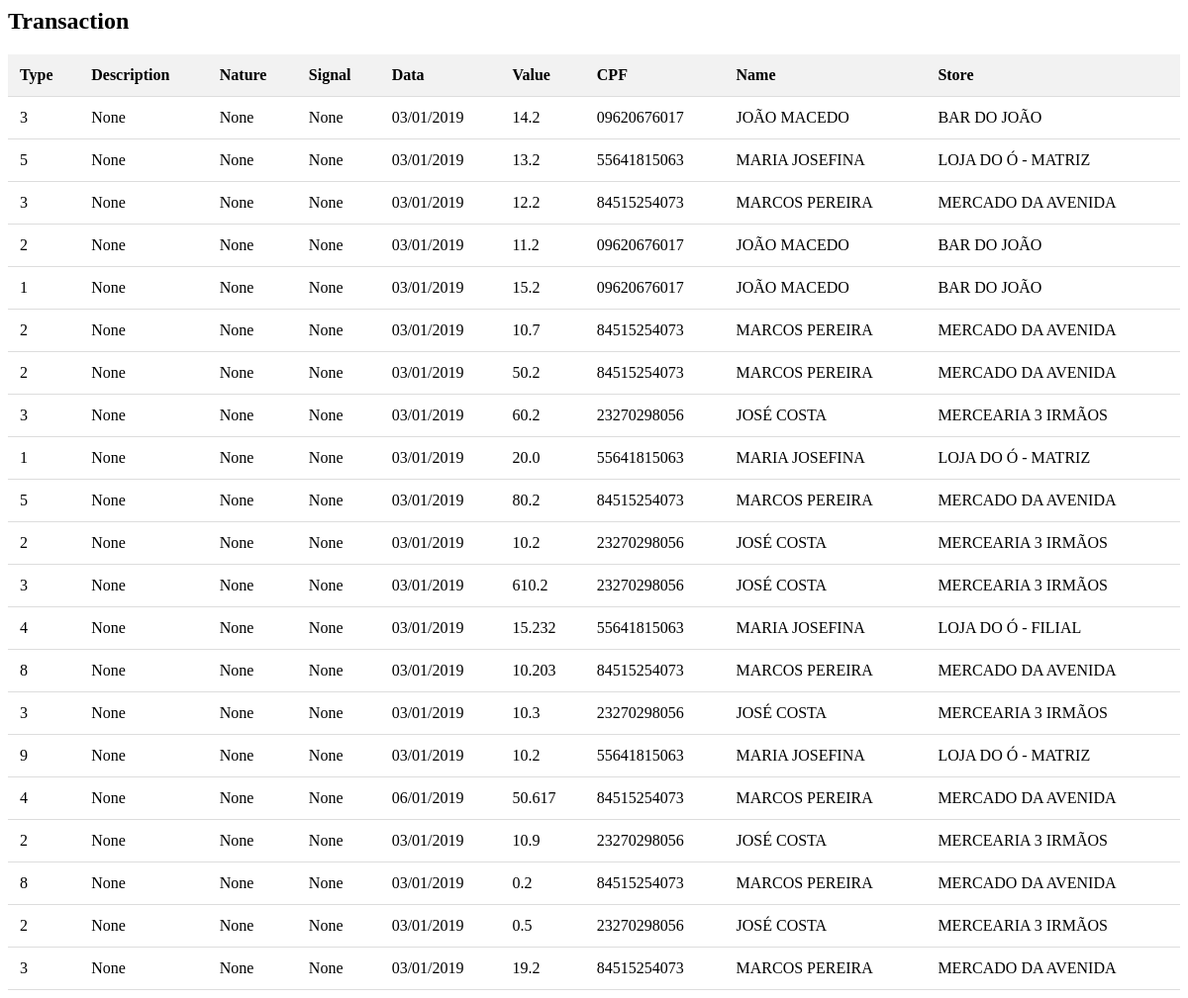
The app's page /vision, older data.
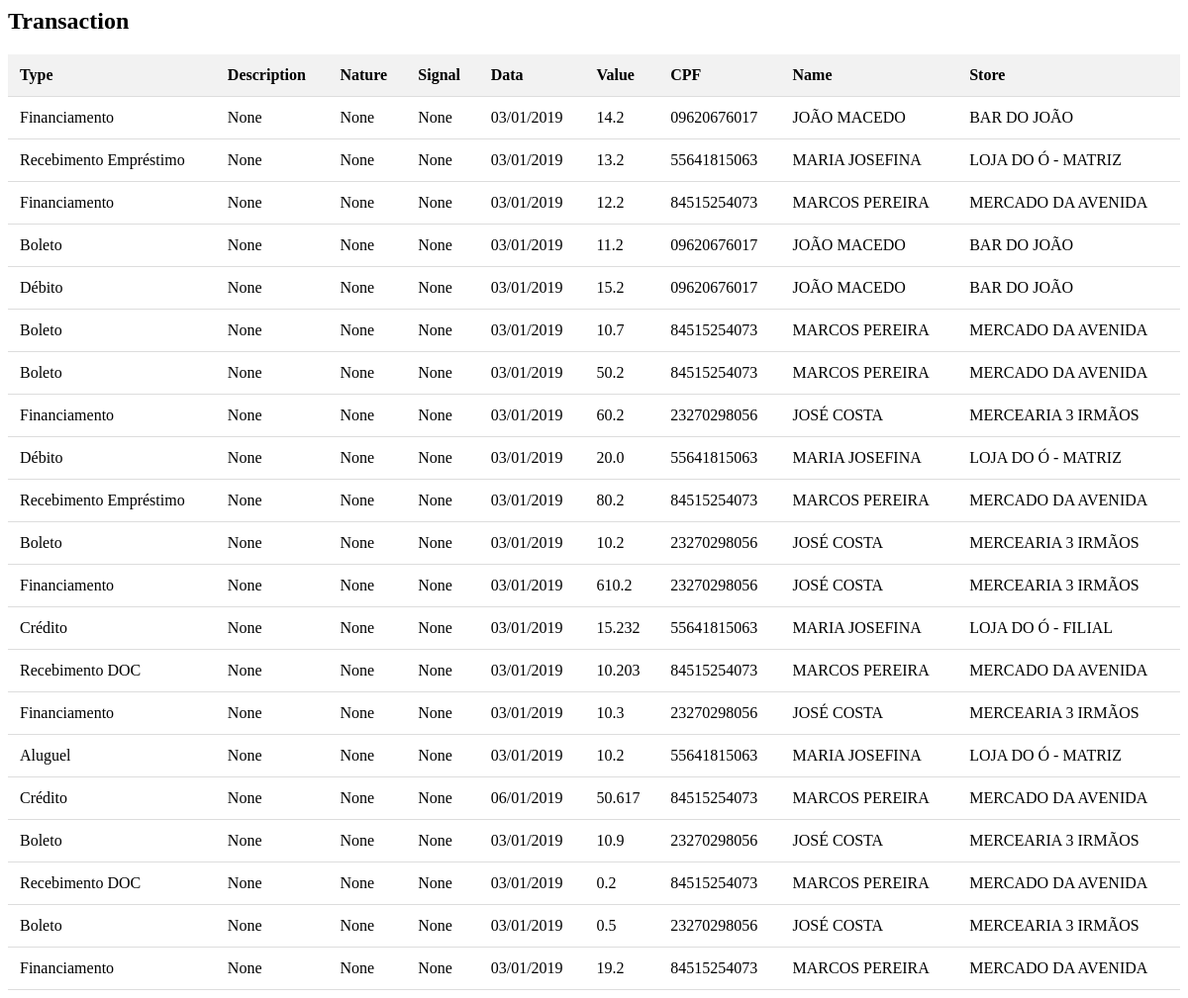
The same page, newer data.
### csvmodels/models.py (models this page shows)
class ClientForm(models.Model):
    id = models.AutoField(primary_key=True)
    type = models.CharField(max_length=100, null=True, blank=True)
    description = models.CharField(max_length=100, null=True, blank=True)
    date = models.CharField(max_length=100, null=True, blank=True)
    value = models.CharField(max_length=100, null=True, blank=True)
    cpf = models.CharField(max_length=100, null=True, blank=True)
    card = models.CharField(max_length=100, null=True, blank=True)
    time = models.CharField(max_length=100, null=True, blank=True)
    hoster = models.CharField(max_length=100, null=True, blank=True)
    store = models.CharField(max_length=100, null=True, blank=True)
    name = models.CharField(max_length=100, null=True, blank=True)
    nature = models.CharField(max_length=100, null=True, blank=True)
    signal = models.CharField(max_length=100, null=True, blank=True)
    file = models.FileField(upload_to='files/', null=True, verbose_name="")

### csvmodels/views.py (the view)
# urls.py: path("vision", views.vision, name="vision"),
def vision(request):
    data = ClientForm.objects.all()
    return render(request, 'vision.html', {"data": data})

### csvmodels/templates/vision.html (shortened to what this page needs)
{% block content %}
  {% block content_header %}
    <h2>Transaction</h2>
  {% endblock %}
  <table>
    <thead>
      <tr>
        <th>Type</th>
        <th>Description</th>
        <th>Nature</th>
        <th>Signal</th>
        <th>Data</th>
        <th>Value</th>
        <th>CPF</th>
        <th>Name</th>
        <th>Store</th>
      </tr>
    </thead>
    <tbody>
      {% for item in data %}
        <tr>
          <td>{{ item.type }}</td>
          <td>{{ item.description }}</td>
          <td>{{ item.nature }}</td>
          <td>{{ item.signal }}</td>
          <td>{{ item.date }}</td>
          <td>{{ item.value }}</td>
          <td>{{ item.cpf }}</td>
          <td>{{ item.hoster }}</td>
          <td>{{ item.store }}</td>
        </tr>
      {% endfor %}
    </tbody>
  </table>
{% endblock %}

### csvmodels/templates/vision.html (style rules this page uses)
table { width: 100%; border-collapse: collapse; margin-top: 20px; }
th, td { padding: 12px; text-align: left; border-bottom: 1px solid #ddd; }
th { background-color: #f2f2f2; }

Row changes from the older to the newer data that the page shows:
changed ClientForm (number 1 of 21 on the later page): type "3" → "Financiamento"
changed ClientForm (number 2 of 21 on the later page): type "5" → "Recebimento Empréstimo"
changed ClientForm (number 3 of 21 on the later page): type "3" → "Financiamento"
changed ClientForm (number 4 of 21 on the later page): type "2" → "Boleto"
changed ClientForm (number 5 of 21 on the later page): type "1" → "Débito"
changed ClientForm (number 6 of 21 on the later page): type "2" → "Boleto"
changed ClientForm (number 7 of 21 on the later page): type "2" → "Boleto"
changed ClientForm (number 8 of 21 on the later page): type "3" → "Financiamento"
changed ClientForm (number 9 of 21 on the later page): type "1" → "Débito"
changed ClientForm (number 10 of 21 on the later page): type "5" → "Recebimento Empréstimo"
changed ClientForm (number 11 of 21 on the later page): type "2" → "Boleto"
changed ClientForm (number 12 of 21 on the later page): type "3" → "Financiamento"
changed ClientForm "LOJA DO Ó - FILIAL": type "4" → "Crédito"
changed ClientForm (number 14 of 21 on the later page): type "8" → "Recebimento DOC"
changed ClientForm (number 15 of 21 on the later page): type "3" → "Financiamento"
changed ClientForm: type "9" → "Aluguel"
changed ClientForm (number 17 of 21 on the later page): type "4" → "Crédito"
changed ClientForm (number 18 of 21 on the later page): type "2" → "Boleto"
changed ClientForm (number 19 of 21 on the later page): type "8" → "Recebimento DOC"
changed ClientForm (number 20 of 21 on the later page): type "2" → "Boleto"
changed ClientForm (number 21 of 21 on the later page): type "3" → "Financiamento"
